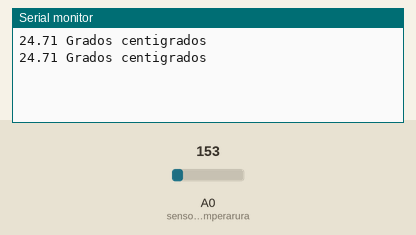
Simulated run of this sketch. Board: Arduino Uno, built with avr-gcc and run on an emulated ATmega328P. Parts: the last lines printed to the serial monitor. Inputs (shaded band) come from the test bench; at power-on: A0 (sensor_de_temperarura) = 153.

Above: at 1.8 s.
1.9 s: A0 (sensor_de_temperarura) set to 165
At 2.8 s:
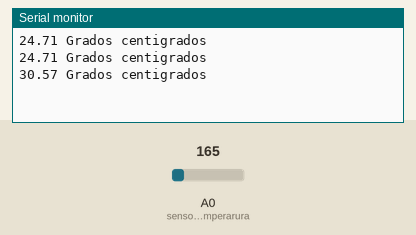
3.4 s: A0 (sensor_de_temperarura) set to 175
At 4.8 s:
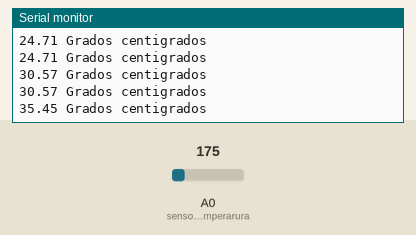
Timing chart, 0 to 6.4 s (numbered marks = the images above; inputs shaded):
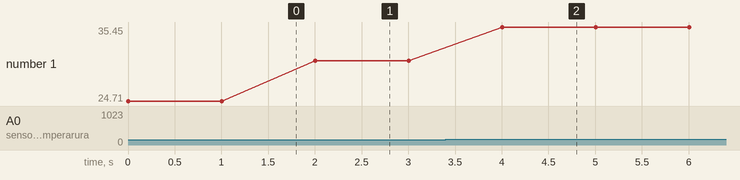

The sketch:

tmp36.ino
```cpp
//TMP36
int sensor_de_temperarura = A0;

void setup()
{
  Serial.begin(9600);
}

void loop()
{
  int lectura = analogRead(sensor_de_temperarura);
  float voltage = lectura * 5.0; //5.0 es el voltage que trabaja con Arduino.

  //Float permite valores de 32 bits con punto flotante.
  //Números de 3.4028235E+38 a -3.4028235E+38.
  //3.4028235E+38 = 3.4028235 x 10 a la 38 potencia = 3532.130793
  //6 decimales de precisión.

  voltage /= 1024.0; //esto es igual a voltage = voltage / 1024.0
  float temperatura = (voltage - 0.5) * 100 ;
  Serial.print(temperatura);
  Serial.println(" Grados centigrados");
  delay(1000);
}
```

Measured:
- after the input at 1.9 s, the serial monitor: prints a new line after 0.10 s (image 1)
- after the input at 3.4 s, the serial monitor: prints a new line after 0.60 s (image 2)
- plotted number 1: 24.71 → 30.57 after the input at 1.9 s, 30.57 → 35.45 after the input at 3.4 s
